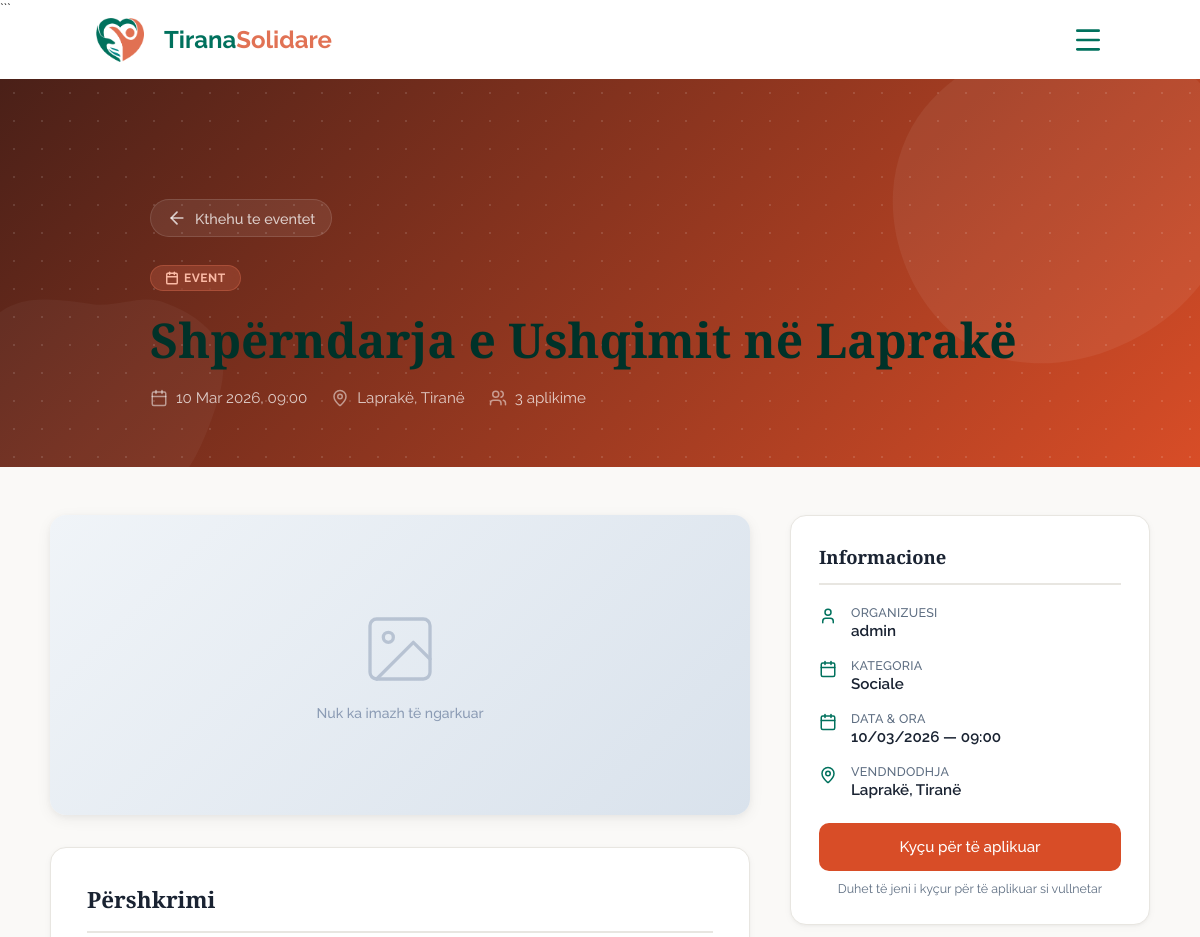
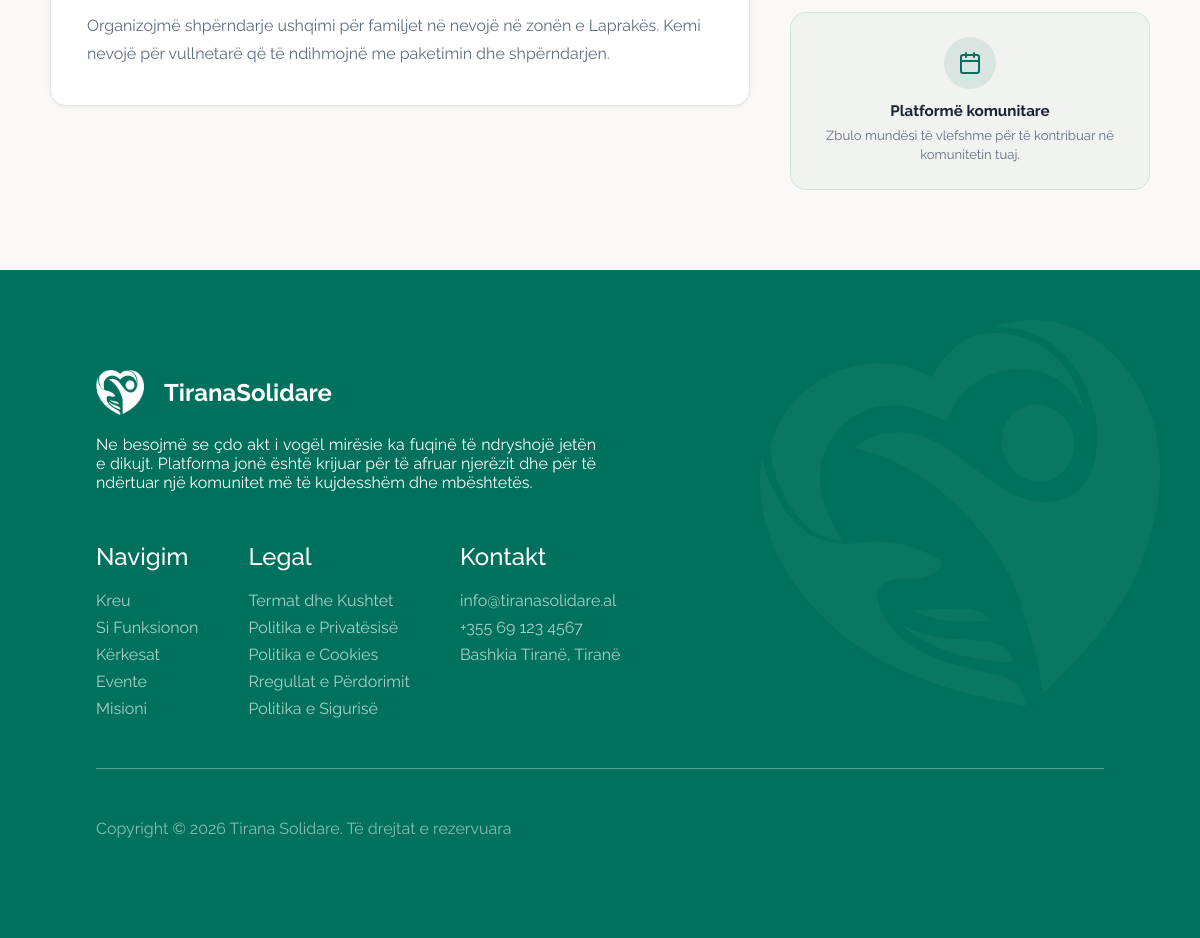
Page /views/events.php?id=2 on the committed database (2 pictures, top to bottom).
### tables this page shows
CREATE TABLE `eventi` (
  `id_eventi` int(11) NOT NULL,
  `id_perdoruesi` int(11) DEFAULT NULL,
  `id_kategoria` int(11) DEFAULT NULL,
  `titulli` varchar(200) DEFAULT NULL,
  `pershkrimi` text DEFAULT NULL,
  `data` datetime DEFAULT NULL,
  `vendndodhja` varchar(255) DEFAULT NULL,
  `latitude` decimal(10,7) DEFAULT NULL,
  `longitude` decimal(10,7) DEFAULT NULL,
  `banner` varchar(500) DEFAULT NULL COMMENT 'URL to image storage',
  `krijuar_me` timestamp NOT NULL DEFAULT current_timestamp()
);

CREATE TABLE `perdoruesi` (
  `id_perdoruesi` int(11) NOT NULL,
  `emri` varchar(100) NOT NULL,
  `email` varchar(150) NOT NULL,
  `fjalekalimi` varchar(255) NOT NULL,
  `roli` enum('Admin','Vullnetar') DEFAULT 'Vullnetar',
  `statusi_llogarise` enum('Aktiv','Bllokuar','Çaktivizuar') DEFAULT 'Aktiv',
  `krijuar_me` timestamp NOT NULL DEFAULT current_timestamp(),
  `deaktivizuar_me` datetime DEFAULT NULL
);

CREATE TABLE `kategoria` (
  `id_kategoria` int(11) NOT NULL,
  `emri` varchar(50) DEFAULT NULL
);

### views/events.php (the view, shortened to what this page needs)
<?php
require_once __DIR__ . '/../config/db.php';
$isLoggedIn = isset($_SESSION['user_id']);
$isAdmin = ($isLoggedIn && ($_SESSION['roli'] ?? '') === 'Admin');
if (isset($_GET['id'])) {
    $id = (int) $_GET['id'];
    $stmt = $pdo->prepare(
        "SELECT e.*, k.emri AS kategoria_emri, p.emri AS krijuesi_emri,
                (SELECT COUNT(*) FROM Aplikimi a WHERE a.id_eventi = e.id_eventi) AS total_aplikime
         FROM Eventi e
         LEFT JOIN Kategoria k ON k.id_kategoria = e.id_kategoria
         LEFT JOIN Perdoruesi p ON p.id_perdoruesi = e.id_perdoruesi
         WHERE e.id_eventi = ?"
    );
    $stmt->execute([$id]);
    $event = $stmt->fetch(PDO::FETCH_ASSOC);
    $alreadyApplied = false;
}
?>
<!DOCTYPE html>
<html lang="sq">
<head>
  <link rel="stylesheet" href="/TiranaSolidare/public/assets/styles/main.css">
  <link rel="stylesheet" href="/TiranaSolidare/public/assets/styles/requests.css">  <link rel="stylesheet" href="https://unpkg.com/leaflet@1.9.4/dist/leaflet.css" />
  <link rel="stylesheet" href="/TiranaSolidare/assets/css/map.css"></head>
<body>
<?php include __DIR__ . '/../public/components/header.php'; ?>
<main>
<?php if (isset($event) && $event): ?>
<section class="rq-detail-hero rq-detail-hero--request">
  <div class="rq-grid-overlay"></div>
  <div class="rq-detail-hero__inner">
    <a href="/TiranaSolidare/views/events.php" class="rq-back-link">
      <svg xmlns="http://www.w3.org/2000/svg" width="20" height="20" viewBox="0 0 24 24" fill="none" stroke="currentColor" stroke-width="2" stroke-linecap="round" stroke-linejoin="round"><path d="m12 19-7-7 7-7"/><path d="M19 12H5"/></svg>
      Kthehu te eventet
    </a>
    <div class="rq-detail-hero__badges">
      <span class="rq-badge rq-badge--request">
        Event
      </span>
    </div>
    <h1><?= htmlspecialchars($event['titulli']) ?></h1>
    <div class="rq-detail-hero__meta">
      <span> <?= date('d M Y, H:i', strtotime($event['data'])) ?></span>
      <span> <?= htmlspecialchars($event['vendndodhja'] ?? 'Tiranë') ?></span>
      <span> <?= $event['total_aplikime'] ?> aplikime</span>
    </div>
  </div>
</section>
<section class="rq-detail-body">
  <div class="rq-detail-layout">
    <div class="rq-detail-main">
      <?php if (!empty($event['banner'])): ?>
        <div class="rq-detail-banner">
          <div class="rq-detail-banner--placeholder" style="display:none;">
            <svg xmlns="http://www.w3.org/2000/svg" width="80" height="80" viewBox="0 0 24 24" fill="none" stroke="currentColor" stroke-width="1" stroke-linecap="round" stroke-linejoin="round"><rect x="3" y="3" width="18" height="18" rx="2" ry="2"/><circle cx="8.5" cy="8.5" r="1.5"/><path d="M21 15l-5-5L5 21"/></svg>
            <p>Nuk ka imazh të ngarkuar</p>
          </div>
        </div>
      <?php endif; ?>
      <div class="rq-detail-text">
        <h2>Përshkrimi</h2>
        <p><?= nl2br(htmlspecialchars($event['pershkrimi'] ?? 'Nuk ka përshkrim.')) ?></p>
      </div>
    </div>
    <aside class="rq-detail-sidebar">
      <div class="rq-sidebar-card">
        <h3>Informacione</h3>
        <ul class="rq-sidebar-info">
          <li>
            <svg xmlns="http://www.w3.org/2000/svg" width="18" height="18" viewBox="0 0 24 24" fill="none" stroke="currentColor" stroke-width="2" stroke-linecap="round" stroke-linejoin="round"><path d="M19 21v-2a4 4 0 0 0-4-4H9a4 4 0 0 0-4 4v2"/><circle cx="12" cy="7" r="4"/></svg>
            <div><span>Organizuesi</span><strong><?= htmlspecialchars($event['krijuesi_emri'] ?? 'N/A') ?></strong></div>
          </li>
          <li>
            <div><span>Kategoria</span><strong><?= htmlspecialchars($event['kategoria_emri'] ?? 'Pa kategori') ?></strong></div>
          </li>
          <li>
            <div><span>Data & Ora</span><strong><?= date('d/m/Y — H:i', strtotime($event['data'])) ?></strong></div>
          </li>
          <li>
            <div><span>Vendndodhja</span><strong><?= htmlspecialchars($event['vendndodhja'] ?? 'Tiranë') ?></strong></div>
          </li>
        </ul>
        <div class="rq-sidebar-cta">
          <?php if (!$isLoggedIn): ?>
            <a href="/TiranaSolidare/views/login.php?redirect=<?= urlencode('/TiranaSolidare/views/events.php?id=' . $event['id_eventi']) ?>" class="btn_primary rq-btn-full">Kyçu për të aplikuar</a>
            <p class="rq-sidebar-hint">Duhet të jeni i kyçur për të aplikuar si vullnetar</p>
          <?php elseif ($isAdmin): ?>
            <p class="text-muted">Administratorët nuk mund të aplikojnë si vullnetarë.</p>
          <?php elseif ($alreadyApplied): ?>
            <span class="rq-badge rq-badge--status"><?= htmlspecialchars($existingApp['statusi']) ?></span>
            <p class="text-muted">Ju keni aplikuar tashmë për këtë event.</p>
          <?php elseif (strtotime($event['data']) <= time()): ?>
            <p class="text-muted">Ky event ka kaluar. Nuk mund të aplikoni më.</p>
          <?php else: ?>
            <button class="btn_primary rq-btn-full" id="apply-btn" data-event="<?= $event['id_eventi'] ?>">Apliko si Vullnetar</button>
          <?php endif; ?>
        </div>
      </div>
      <div class="rq-sidebar-trust">
        <div class="rq-sidebar-trust__icon">
        </div>
        <p><strong>Platformë komunitare</strong></p>
        <p class="rq-sidebar-trust__sub">Zbulo mundësi të vlefshme për të kontribuar në komunitetin tuaj.</p>
      </div>
    </aside>
  </div>
</section>
<?php endif; ?>
</main>
<?php include __DIR__ . '/../public/components/footer.php'; ?>
</body>
</html>

### public/components/header.php (shortened to what this page needs)
<?php
$isLoggedIn = isset($_SESSION['user_id']);
?>
<header id="header" class="header">
  <a href="/TiranaSolidare/public/" class="header-logo">
    <img src="/TiranaSolidare/public/assets/images/logo.png" alt="Tirana Solidare">
    <span>Tirana<b>Solidare</b></span>
  </a>
  <div class="header-btn">
    <button onclick="toggleMenu()">
      <svg xmlns="http://www.w3.org/2000/svg" width="24" height="24" viewBox="0 0 24 24" fill="none" stroke="currentColor" stroke-width="2" stroke-linecap="round" stroke-linejoin="round" class="lucide lucide-menu-icon lucide-menu"><path d="M4 5h16"/><path d="M4 12h16"/><path d="M4 19h16"/></svg>
    </button>
  </div>
</header>
```

### public/components/footer.php (shortened to what this page needs)
<footer id="footer" class="footer">
  <div class="footer-main">
    <div class="footer-content">
      <div class="footer-logo">
        <img src="/TiranaSolidare/public/assets/images/logo.png" alt="Tirana Solidare">
        <span>Tirana<b>Solidare</b></span>
      </div>
      <p>Ne besojmë se çdo akt i vogël mirësie ka fuqinë të ndryshojë jetën e dikujt. Platforma jonë është krijuar për të afruar njerëzit dhe për të ndërtuar një komunitet më të kujdesshëm dhe mbështetës.</p>
    </div>
    <div class="footer-links">
      <ul>
        <li>Navigim</li>
        <li><a href="/TiranaSolidare/public/">Kreu</a></li>
        <li><a href="/TiranaSolidare/public/#si-funksionon">Si Funksionon</a></li>
        <li><a href="/TiranaSolidare/views/help_requests.php">Kërkesat</a></li>
        <li><a href="/TiranaSolidare/views/events.php">Evente</a></li>
        <li><a href="/TiranaSolidare/public/#regjistrohu">Misioni</a></li>
      </ul>
      <ul>
        <li>Legal</li>
        <li><a href="#">Termat dhe Kushtet</a></li>
        <li><a href="#">Politika e Privatësisë</a></li>
        <li><a href="#">Politika e Cookies</a></li>
        <li><a href="#">Rregullat e Përdorimit</a></li>
        <li><a href="#">Politika e Sigurisë</a></li>
      </ul>
      <ul>
        <li>Kontakt</li>
        <li><a href="mailto:info@tiranasolidare.al">info@tiranasolidare.al</a></li>
        <li><a href="tel:+355691234567">+355 69 123 4567</a></li>
        <li><a href="#">Bashkia Tiranë, Tiranë</a></li>
      </ul>
    </div>
  </div>
  <div class="footer-copy">
    <span>Copyright © <?= date('Y') ?> Tirana Solidare. Të drejtat e rezervuara</span>
  </div>
</footer>

### public/assets/styles/main.css (style rules this page uses)
* { margin: 0; padding: 0; box-sizing: border-box; scroll-behavior: smooth; }
html, body { font-family: 'Raleway', sans-serif; color: #202020; overflow-x: hidden; }
main { margin-top: 0px; padding-top: 60px; overflow-y: hidden; }
section { position: relative; padding: 100px clamp(20px, 8%, 8%); }
:root { --font-coeff: 1; }
h1, h2, h3, h4, h5, h6 { font-family: "Bitter", serif; color: #003229; }
h1 { font-size: calc(3.5rem * var(--font-coeff)); margin-bottom: 20px; }
h2 { font-size: calc(3rem * var(--font-coeff)); margin-bottom: 20px; }
h3 { font-size: calc(2rem * var(--font-coeff)); margin-bottom: 20px; }
button { cursor: pointer; }
.btn_primary { position: relative; color: #fff; padding: 15px 30px; display: inline-flex; justify-content: center; align-items: center; gap: 12px; border-radius: 12px; text-decoration: none; font-weight: 500; border: 0; cursor: pointer; overflow: hidden; transition: 0.5s ease; text-align: center; }
.btn_primary::before { content: ""; position: absolute; width: 100%; height: 100%; background-color: #E17254; top: 0; left: 0; z-index: -2; }
.btn_primary::after { content: ""; position: absolute; width: 0%; height: 100%; background-color: #00000020; top: 0; left: unset; right: 0; z-index: -1; transition: 0.5s ease; }
.header { position: fixed; top: 0; left: 0; right: 0; padding: 0px max(20px, 8%); height: 80px; display: flex; justify-content: flex-start; align-items: center; gap: 32px; z-index: 10000; transition: all 0.35s ease; }
.header-logo { display: flex; justify-content: flex-start; align-items: center; gap: 20px; text-decoration: none; }
.header-logo > img { width: 48px; }
.header-logo > span { font-size: 1.5rem; color: #00715D; font-weight: 700; }
.header-logo > span > b { color: #E17254; font-weight: inherit; }
.header-btn { display: flex; justify-content: flex-end; align-items: center; gap: 32px; margin-left: auto; }
.header-btn button { display: flex; justify-content: center; align-items: center; color: #00715D; background-color: transparent; border: 0; display: none; }
.header-btn button .lucide { width: 32px; height: 32px; }
@media screen and (max-width: 1280px) { .header-btn button, .header-nav button { display: flex; } }
.footer { position: relative; padding: 100px clamp(20px, 8%, 8%); color: #fff; background: url('../images/logo_transparent.svg') no-repeat top 50px left 15%; background-size: 400px; background-color: #00715D; }
.footer-main { display: grid; grid-template-columns: 350px 1fr; gap: 50px; text-align: justify; }
.footer-content { display: flex; justify-content: flex-start; align-items: flex-start; flex-direction: column; gap: 20px; }
.footer-logo { display: flex; justify-content: flex-start; align-items: center; gap: 20px; text-decoration: none; }
.footer-logo > img { width: 48px; filter: brightness(0) invert(1); }
.footer-logo > span { font-size: 1.5rem; color: #fff; font-weight: 700; }
.footer-logo > span > b { color: #fff; font-weight: inherit; }
.footer-links { display: flex; justify-content: flex-end; align-items: flex-start; gap: 50px; flex-wrap: wrap; }
.footer-links ul { list-style-type: none; display: flex; flex-flow: column; justify-content: flex-start; align-items: flex-start; gap: 8px; }
.footer-links ul li:nth-child(1) { font-weight: 500; font-size: 1.5rem; margin-bottom: 12px; }
.footer-links ul li a { color: #fffa; text-decoration: none; transition: 0.2s ease; }
.footer-copy { margin-top: 50px; border-top: 1px solid #fff5; padding-top: 50px; color: #fff8 }
@media screen and (max-width: 1280px) { .footer-main { grid-template-columns: 1fr; } }
@media screen and (max-width: 1280px) { .footer-content p { max-width: 500px; } }
@media screen and (max-width: 1280px) { .footer-links { justify-content: flex-start; } }
@media screen and (max-width: 1280px) { .footer { background-position: top 50px right 5%; } }

### rows in the picture
eventi: titulli "Shpërndarja e Ushqimit në Laprakë", data "10 Mar 2026, 09:00", vendndodhja "Laprakë, Tiranë", pershkrimi "Organizojmë shpërndarje ushqimi për familjet në nevojë në zonën e Laprakës. Kemi nevojë për vullnetarë që të ndihmojnë me paketimin dhe shpërndarjen.", id_perdoruesi.emri "admin", id_kategoria.emri "Sociale", data "10/03/2026 — 09:00"

### other values in the picture
$event['total_aplikime'] "3"
